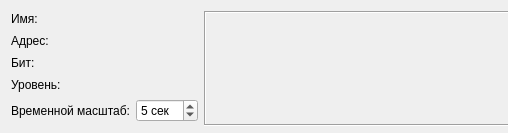
<?xml version="1.0" encoding="UTF-8"?>
<ui version="4.0">
 <class>PinMonitor</class>
 <widget class="QWidget" name="PinMonitor">
  <property name="geometry">
   <rect>
    <x>0</x>
    <y>0</y>
    <width>508</width>
    <height>133</height>
   </rect>
  </property>
  <property name="minimumSize">
   <size>
    <width>508</width>
    <height>133</height>
   </size>
  </property>
  <property name="maximumSize">
   <size>
    <width>508</width>
    <height>133</height>
   </size>
  </property>
  <property name="windowTitle">
   <string>Form</string>
  </property>
  <layout class="QHBoxLayout" name="horizontalLayout">
   <item>
    <layout class="QGridLayout" name="gridLayout">
     <item row="1" column="1">
      <widget class="QLabel" name="addr">
       <property name="text">
        <string/>
       </property>
      </widget>
     </item>
     <item row="0" column="1">
      <widget class="QLabel" name="name">
       <property name="text">
        <string/>
       </property>
      </widget>
     </item>
     <item row="0" column="0">
      <widget class="QLabel" name="label_2">
       <property name="text">
        <string>Имя:</string>
       </property>
      </widget>
     </item>
     <item row="3" column="0">
      <widget class="QLabel" name="label">
       <property name="text">
        <string>Уровень:</string>
       </property>
      </widget>
     </item>
     <item row="3" column="1">
      <widget class="QLabel" name="level">
       <property name="text">
        <string/>
       </property>
      </widget>
     </item>
     <item row="2" column="0">
      <widget class="QLabel" name="label_4">
       <property name="text">
        <string>Бит:</string>
       </property>
      </widget>
     </item>
     <item row="1" column="0">
      <widget class="QLabel" name="label_3">
       <property name="text">
        <string>Адрес:</string>
       </property>
      </widget>
     </item>
     <item row="2" column="1">
      <widget class="QLabel" name="bit">
       <property name="text">
        <string/>
       </property>
      </widget>
     </item>
     <item row="4" column="1">
      <widget class="QSpinBox" name="timeScale">
       <property name="suffix">
        <string> сек</string>
       </property>
       <property name="minimum">
        <number>1</number>
       </property>
       <property name="maximum">
        <number>20</number>
       </property>
       <property name="value">
        <number>5</number>
       </property>
      </widget>
     </item>
     <item row="4" column="0">
      <widget class="QLabel" name="label_5">
       <property name="text">
        <string>Временной масштаб:</string>
       </property>
      </widget>
     </item>
    </layout>
   </item>
   <item>
    <widget class="MonitorWidget" name="monitor">
     <property name="minimumSize">
      <size>
       <width>315</width>
       <height>115</height>
      </size>
     </property>
     <property name="maximumSize">
      <size>
       <width>315</width>
       <height>115</height>
      </size>
     </property>
     <property name="frameShape">
      <enum>QFrame::Box</enum>
     </property>
     <property name="frameShadow">
      <enum>QFrame::Sunken</enum>
     </property>
    </widget>
   </item>
  </layout>
 </widget>
 <customwidgets>
  <customwidget>
   <class>MonitorWidget</class>
   <extends>QFrame</extends>
   <header>monitorwidget.h</header>
   <container>1</container>
  </customwidget>
 </customwidgets>
 <resources/>
 <connections/>
</ui>
